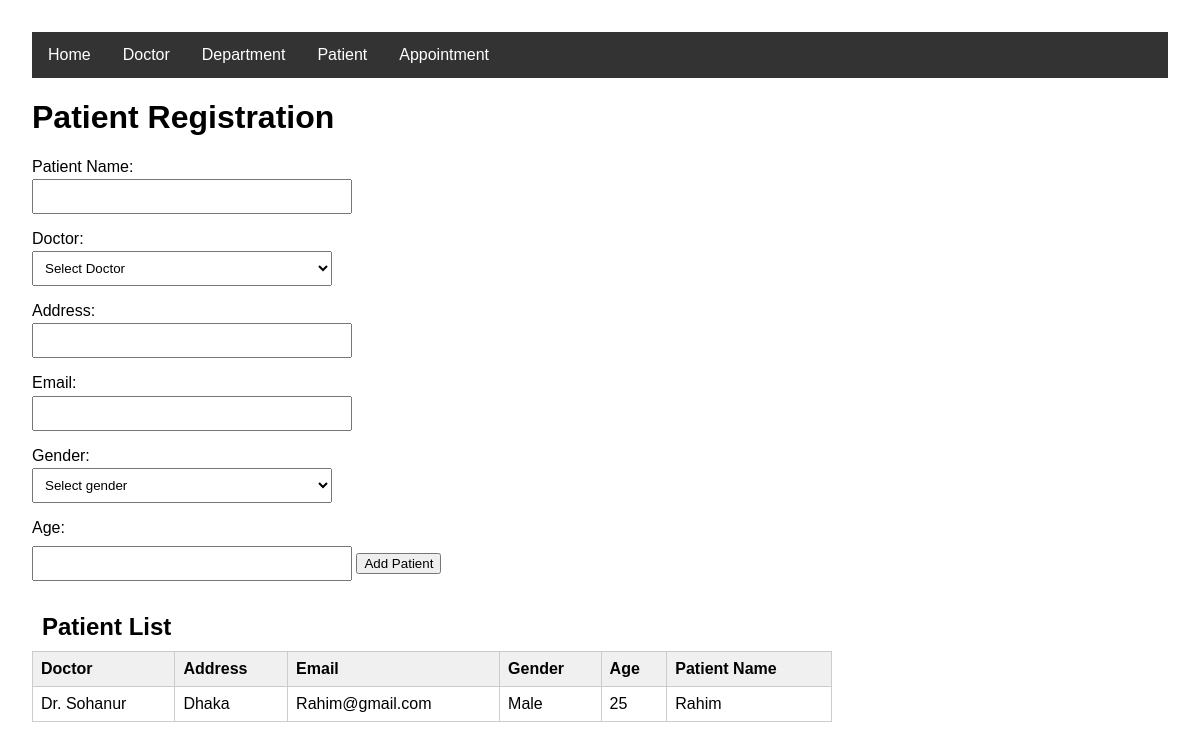
The app's page /patientPage/ with its own data.
### myApp/models.py (models this page shows, shortened)
class PatientModel(models.Model):
    PatientName=models.CharField(max_length=100,null=True)
    Age=models.CharField(max_length=100,null=True)
    Gender=models.CharField(max_length=100,null=True)
    email=models.EmailField(max_length=100,null=True)
    Address=models.TextField(max_length=100,null=True)
    doctor=models.ForeignKey(DoctorModel,max_length=100,null=True,on_delete=models.CASCADE)

class DoctorModel(models.Model):
    DoctorName=models.CharField(max_length=100,null=True)
    Specialization=models.CharField(max_length=100,null=True)
    phone=models.CharField(max_length=100,null=True)
    email=models.EmailField(max_length=100,null=True)
    department=models.ForeignKey(DepartmentModel,max_length=100,null=True,on_delete=models.CASCADE,related_name="my_department")
    doctor_image=models.ImageField(null=True,upload_to="Media/Doctor_Picture")

### myApp/views.py (the view, shortened to what this page needs)
# urls.py: path('patientPage/',patientPage,name="patientPage"),
def patientPage(request):
    doctors=DoctorModel.objects.all()
    patients=PatientModel.objects.all()
    context={
        'doctors':doctors,
        'patients':patients
    }
    return render(request,"patientPage.html",context)

### Templates/patientPage.html (shortened to what this page needs)
{% extends 'base.html' %}
{% block body %}
    <!DOCTYPE html>
<html lang="en">
<head>
</head>
<body>
  <h1>Patient Registration</h1>
  <form id="patientForm" method="POST">
    <label for="patientName">Patient Name:</label>
    <input type="text" id="patientName" name="PatientName" required />
    <label for="doctor">Doctor:</label>
    <select id="gender" name="doctor_id" required>
      <option value="" disabled selected>Select Doctor</option>
    </select>
    <label for="address">Address:</label>
    <input type="text" id="address" name="address" required />
    <label for="email">Email:</label>
    <input type="email" id="email" name="email" required />
    <label for="gender">Gender:</label>
    <select id="gender" name="gender" required>
      <option value="" disabled selected>Select gender</option>
    </select>
    <label for="age">Age:</label>
    <input type="number" id="age" name="age" min="0" required />
    <button type="submit" style="margin-top: 1rem;">Add Patient</button>
  </form>
  <h2>Patient List</h2>
  <table id="patientTable">
    <thead>
      <tr>
        <th>Doctor</th>
        <th>Address</th>
        <th>Email</th>
        <th>Gender</th>
        <th>Age</th>
        <th>Patient Name</th>
      </tr>
    </thead>
{% for i in patients %}
    <tr>
      <td>{{i.doctor.DoctorName}}</td>
      <td>{{i.Address}}</td>
      <td>{{i.email}}</td>
      <td>{{i.Gender}}</td>
      <td>{{i.Age}}</td>
      <td>{{i.PatientName}}</td>
    </tr>
{% endfor %}
  </table>
</body>
</html>
{% endblock body %}

### Templates/base.html (style rules this page uses)
body { margin: 0; padding: 0; }
h2, p { margin: 10px; }

### Templates/patientPage.html (style rules this page uses)
body { font-family: Arial, sans-serif; margin: 2rem; }
form { margin-bottom: 2rem; }
label { display: block; margin-top: 1rem; }
input, select { width: 300px; padding: 0.5rem; margin-top: 0.2rem; }
table { border-collapse: collapse; width: 100%; max-width: 800px; }
th, td { border: 1px solid #ccc; padding: 0.5rem; text-align: left; }
th { background-color: #f0f0f0; }

### records on screen
PatientModel: doctor.DoctorName "Dr. Sohanur", Address "Dhaka", email "Rahim@gmail.com", Gender "Male", Age "25", PatientName "Rahim"
